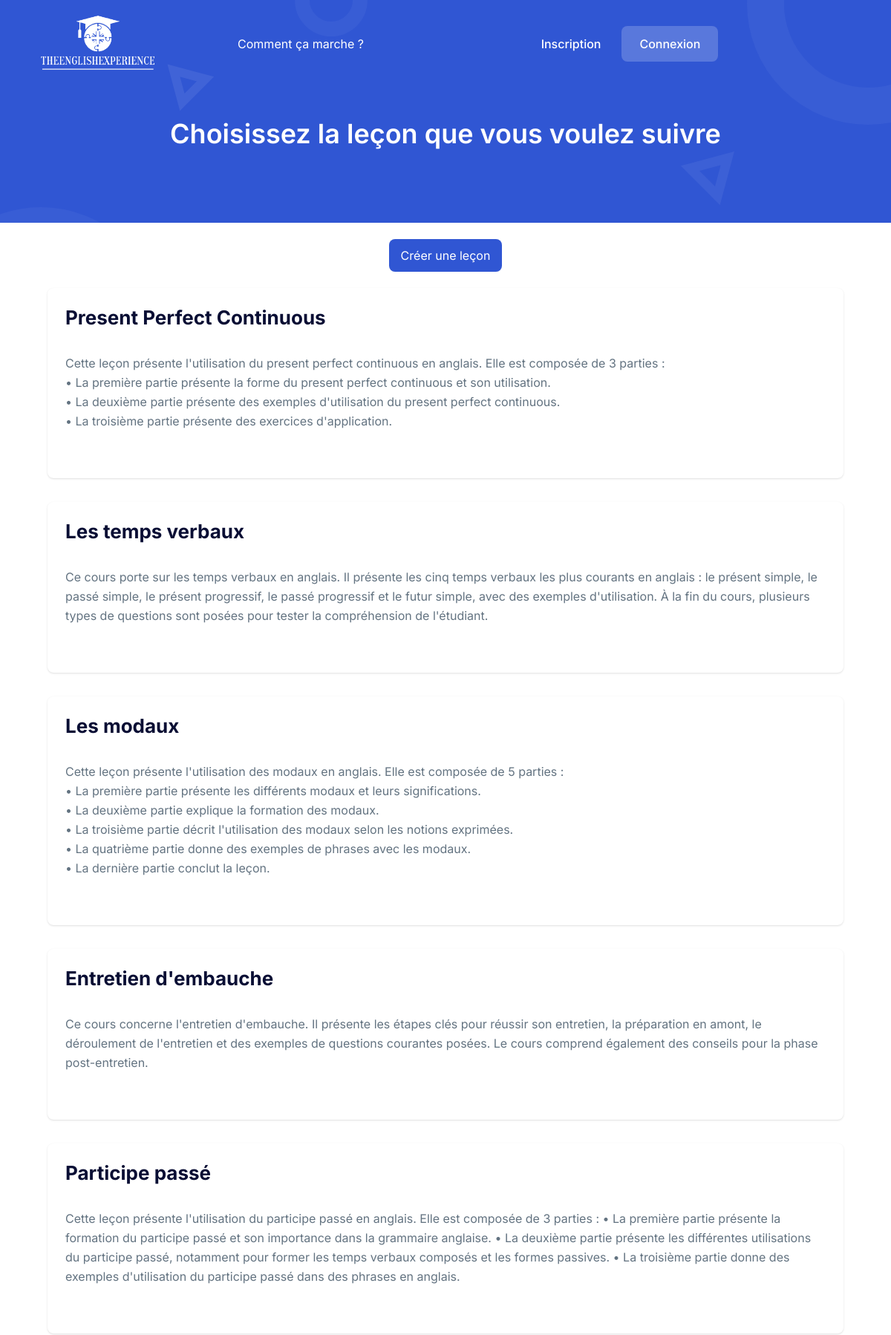
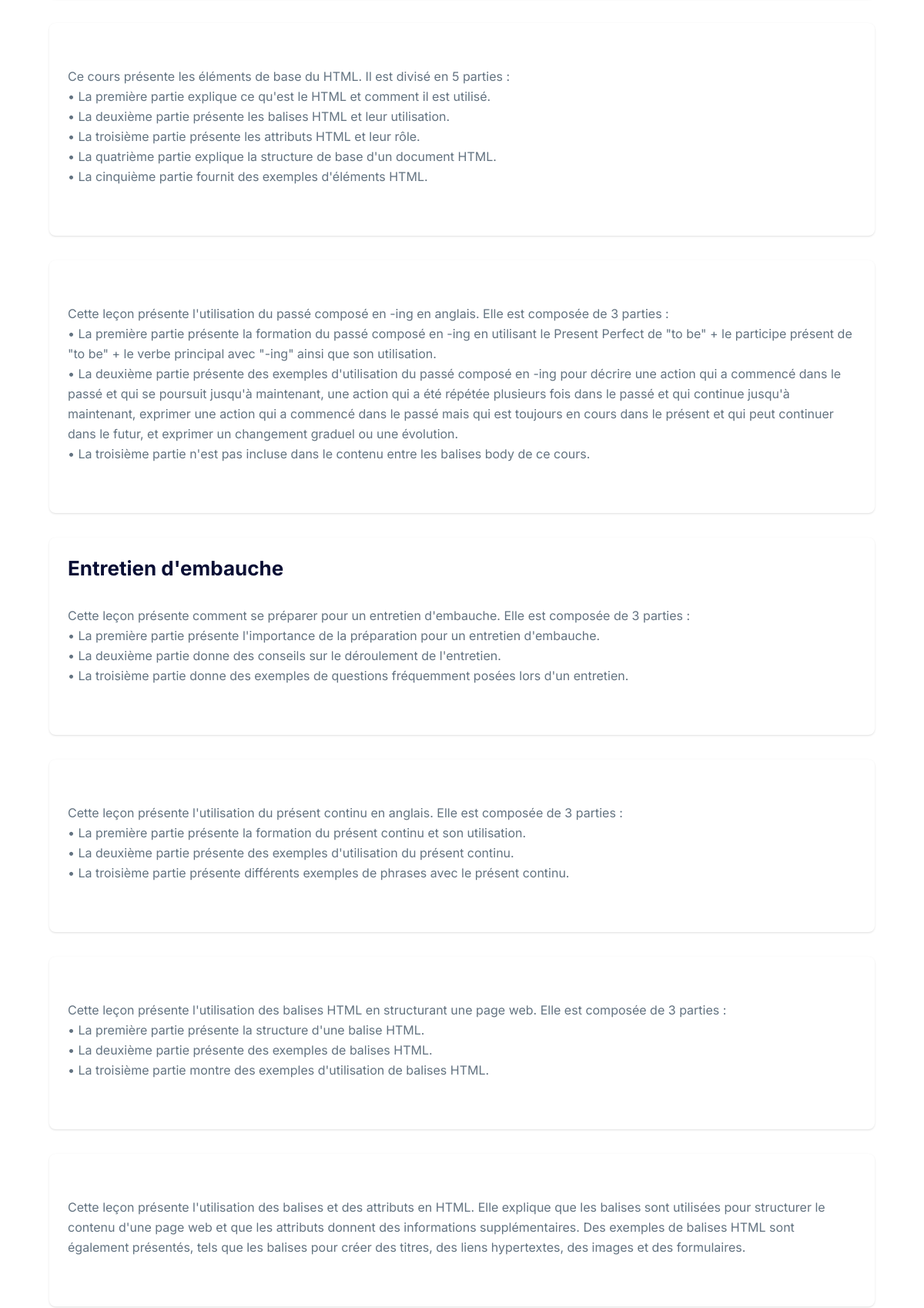
Page /apprentissage (upper part) on the committed database (2 pictures, top to bottom).
### tables this page shows
CREATE TABLE lecon (id_lecon INTEGER PRIMARY KEY AUTOINCREMENT, titre TEXT, description TEXT, lecon TEXT, question TEXT, nb_question INTEGER);

### app.py (the view)
@app.route('/apprentissage')
def apprentissage():
    conn = sqlite3.connect('database.db')
    cursor = conn.cursor()
    cursor.execute("""SELECT titre, description FROM lecon""")
    liste = cursor.fetchall()
    print(liste)
    cursor.close()
    return render_template("apprentissage.html",lecon = liste,n=len(liste))

### templates/apprentissage.html (shortened to what this page needs)
{% extends 'index.html' %}
{%  block body %}
    <div
      class="
        relative
        z-10
        pt-[120px]
        md:pt-[130px]
        lg:pt-[160px]
        pb-[100px]
        bg-primary
        overflow-hidden
      "
    >
      <div class="container">
        <div class="flex flex-wrap items-center -mx-4">
          <div class="w-full px-4">
            <div class="text-center">
              <h1 class="font-semibold text-white text-4xl">Choisissez la leçon que vous voulez suivre</h1>
            </div>
          </div>
        </div>
      </div>
      <div>
        <span class="absolute top-0 left-0 z-[-1]">
        </span>
        <span class="absolute top-0 right-0 z-[-1]">
        </span>
      </div>
    </div>
    <div class="container">
        <div class="flex flex-wrap items-center -mx-4 my-8">
            <div class="w-full px-4">
                <div class="text-center">
                    <a href="/creation" class="bg-primary text-white px-4 py-3 rounded-lg">Créer une leçon</a>
                </div>
            </div>
        </div>
    </div>
    <div role="listitem" class="mx-8 my-8">
    {% for i in range(n) %}
    <div role="listitem" class="mx-8 my-8">
        <div class="zoom">
            <a href="leçon/{{ i+1 }}">
                <dl class="mt-5 grid grid-cols-1 gap-5 sm:grid-cols-1">
                    <div class="overflow-hidden rounded-lg bg-white px-4 py-5 shadow sm:p-6">
                        <h2  class="
                          font-bold
                          mb-8
                          text-dark text-2xl
                          sm:text-[26px]
                          wow
                          fadeInUp
                        "
                        data-wow-delay=".1s">{{ lecon[i][0] | safe }}</h2>
                        <p class="
                          text-base text-body-color
                          leading-relaxed
                          mb-10
                          wow
                          fadeInUp
                        "
                        data-wow-delay=".1s">
                            {{ lecon[i][1] |safe }}
                        </p>
                    </div>
                </dl>
            </a>
        </div>
    </div>
    {% endfor %}
</div>
{% endblock %}

### templates/index.html (shortened to what this page needs)
<!DOCTYPE html>
<html lang="fr" class="scroll-smooth">
  <head>
      <link rel="stylesheet" href="{{ url_for('static',filename='css/style.css') }}">
    <link rel="stylesheet" href="{{ url_for('static',filename='css/animate.css')}}" />
    <link rel="stylesheet" href="{{url_for('static',filename='css/tailwind.css')}}" />
  </head>
  <body>
    <div
      class="
        ud-header
        bg-transparent
        absolute
        top-0
        left-0
        z-40
        w-full
        flex
        items-center
      "
    >
      <div class="container">
        <div class="flex -mx-4 items-center justify-between relative">
          <div class="px-4 w-60 max-w-full">
            <a href="/" class="navbar-logo w-full block py-5">
              <img
                src="{{url_for('static',filename='image/logo/logo-white.png')}}"
                alt="logo"
                class="w-full header-logo"
              />
            </a>
          </div>
          <div class="flex px-4 justify-between items-center w-full">
            <div>
              <nav
                id="navbarCollapse"
                class="
                  absolute
                  py-5
                  lg:py-0 lg:px-4
                  xl:px-6
                  bg-white
                  lg:bg-transparent
                  shadow-lg
                  rounded-lg
                  max-w-[250px]
                  w-full
                  lg:max-w-full lg:w-full
                  right-4
                  top-full
                  hidden
                  lg:block lg:static lg:shadow-none
                "
              >
                <ul class="blcok lg:flex">
                  <li class="relative group">
                    <a
                      href="/about"
                      class="
                        text-base text-dark
                        lg:text-white
                        lg:group-hover:opacity-70
                        lg:group-hover:text-white
                        group-hover:text-primary
                        py-2
                        lg:py-6 lg:inline-flex lg:px-0
                        flex
                        mx-8
                        lg:mr-0 lg:ml-7
                        xl:ml-12
                      "
                    >
                      Comment ça marche ?
                    </a>
                  </li>
                </ul>
              </nav>
            </div><div class="sm:flex justify-end hidden pr-16 lg:pr-0">
              {% if not session['user'] %}
              <a
                href="/signup"
                class="
                  text-base
                  font-medium
                  text-white
                  hover:opacity-70
                  py-3
                  px-7
                  loginBtn
                "
              >
                Inscription
              </a>
              <a
                href="/login"
                class="
                  text-base
                  font-medium
                  text-white
                  bg-white bg-opacity-20
                  rounded-lg
                  py-3
                  px-6
                  hover:bg-opacity-100 hover:text-dark
                  signUpBtn
                  duration-300
                  ease-in-out
                "
              >
                Connexion
              </a>
                {% endif %}
            </div>
          </div>
        </div>
      </div>
    </div>
    {% block body %}{% endblock %}
  </body>
</html>

### rows in the picture
lecon: titre "Present Perfect Continuous", description "Cette leçon présente l'utilisation du present perfect continuous en anglais. Elle est composée de 3 parties : • La première partie présente la forme du present perfect continuous et son utilisation. • La deuxième partie présente des exemples d'utilisation du present perfect continuous. • La troisième partie présente des exercices d'application."
lecon: titre "Les temps verbaux", description "Ce cours porte sur les temps verbaux en anglais. Il présente les cinq temps verbaux les plus courants en anglais : le présent simple, le passé simple, le présent progressif, le passé progressif et le futur simple, avec des exemples d'utilisation. À la fin du cours, plusieurs types de questions sont posées pour tester la compréhension de l'étudiant."
lecon: titre "Les modaux", description "Cette leçon présente l'utilisation des modaux en anglais. Elle est composée de 5 parties : • La première partie présente les différents modaux et leurs significations. • La deuxième partie explique la formation des modaux. • La troisième partie décrit l'utilisation des modaux selon les notions exprimées. • La quatrième partie donne des exemples de phrases avec les modaux. • La dernière partie conclut la leçon."
lecon: titre "Entretien d'embauche", description "Ce cours concerne l'entretien d'embauche. Il présente les étapes clés pour réussir son entretien, la préparation en amont, le déroulement de l'entretien et des exemples de questions courantes posées. Le cours comprend également des conseils pour la phase post-entretien."
lecon: titre "Participe passé", description "Cette leçon présente l'utilisation du participe passé en anglais. Elle est composée de 3 parties : • La première partie présente la formation du participe passé et son importance dans la grammaire anglaise. • La deuxième partie présente les différentes utilisations du participe passé, notamment pour former les temps verbaux composés et les formes passives. • La troisième partie donne des exemples d'utilisation du participe passé dans des phrases en anglais."
lecon: description "Ce cours présente les éléments de base du HTML. Il est divisé en 5 parties : • La première partie explique ce qu'est le HTML et comment il est utilisé. • La deuxième partie présente les balises HTML et leur utilisation. • La troisième partie présente les attributs HTML et leur rôle. • La quatrième partie explique la structure de base d'un document HTML. • La cinquième partie fournit des exemples d'éléments HTML."
lecon: description "Cette leçon présente l'utilisation du passé composé en -ing en anglais. Elle est composée de 3 parties : • La première partie présente la formation du passé composé en -ing en utilisant le Present Perfect de \"to be\" + le participe présent de \"to be\" + le verbe principal avec \"-ing\" ainsi que son utilisation. • La deuxième partie présente des exemples d'utilisation du passé composé en -ing pour décrire une action qui a commencé dans le passé et qui se poursuit jusqu'à maintenant, une action qui a été répétée plusieurs fois dans le passé et qui continue jusqu'à maintenant, exprimer une action qui a commencé dans le passé mais qui est toujours en cours dans le présent et qui peut continuer…"
lecon: titre "Entretien d'embauche", description "Cette leçon présente comment se préparer pour un entretien d'embauche. Elle est composée de 3 parties : • La première partie présente l'importance de la préparation pour un entretien d'embauche. • La deuxième partie donne des conseils sur le déroulement de l'entretien. • La troisième partie donne des exemples de questions fréquemment posées lors d'un entretien."
lecon: description "Cette leçon présente l'utilisation du présent continu en anglais. Elle est composée de 3 parties : • La première partie présente la formation du présent continu et son utilisation. • La deuxième partie présente des exemples d'utilisation du présent continu. • La troisième partie présente différents exemples de phrases avec le présent continu."
lecon: description "Cette leçon présente l'utilisation des balises HTML en structurant une page web. Elle est composée de 3 parties : • La première partie présente la structure d'une balise HTML. • La deuxième partie présente des exemples de balises HTML. • La troisième partie montre des exemples d'utilisation de balises HTML."
lecon: description "Cette leçon présente l'utilisation des balises et des attributs en HTML. Elle explique que les balises sont utilisées pour structurer le contenu d'une page web et que les attributs donnent des informations supplémentaires. Des exemples de balises HTML sont également présentés, tels que les balises pour créer des titres, des liens hypertextes, des images et des formulaires."
